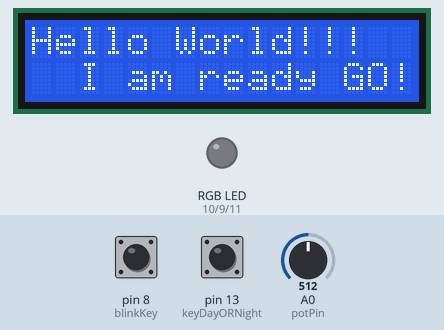
Simulated run of this sketch. Board: Arduino Uno, built with avr-gcc and run on an emulated ATmega328P. Shown: 16×2 character LCD, an RGB LED mixed from three pins (HIGH = lit). Inputs (shaded band) come from the test bench; at power-on: pin 8 (blinkKey) HIGH, A0 (potPin) = 512, pin 13 (keyDayORNight) LOW. Dim RGB values are drawn brighter than linear.

Above: at 1.2 s.
1.3 s: pin 8 (blinkKey) pulled LOW for 0.15 s
At 2.5 s:
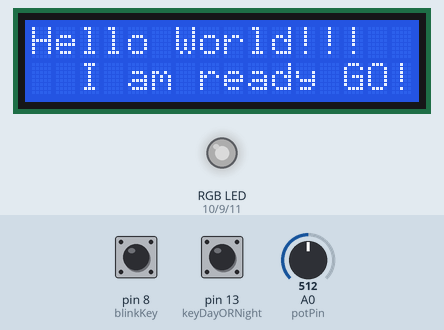
2.9 s: A0 (potPin) set to 716
At 3.4 s:
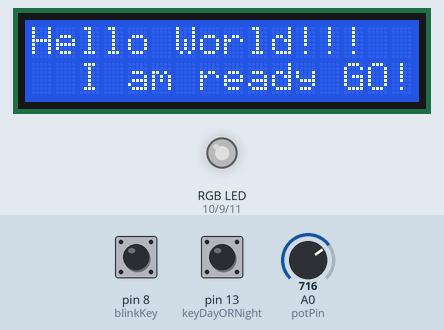
4.4 s: pin 13 (keyDayORNight) pulled HIGH for 0.15 s
At 4.47 s:
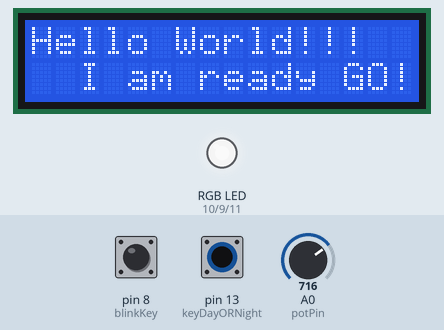
6.0 s: pin 13 (keyDayORNight) pulled HIGH for 3.2 s
At 9.5 s:
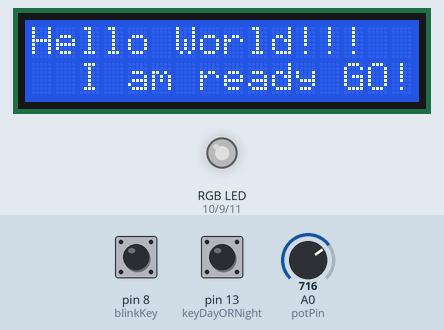
10.7 s: pin 8 (blinkKey) pulled LOW for 1 s
At 11.0 s:
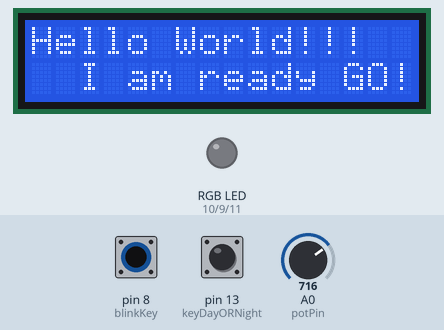
13.2 s: pin 8 (blinkKey) pulled LOW for 3.2 s
At 14.0 s:
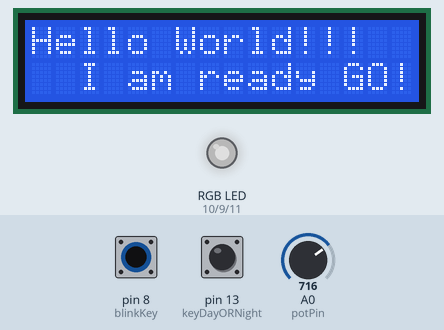
Timing chart, 0 to 16.2 s (numbered marks = the images above; inputs shaded):
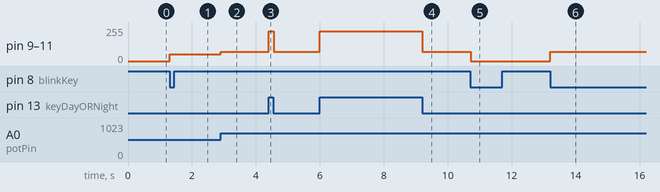

The sketch:

keyLEDKeyboard.ino
```cpp
#include <Keypad.h>
#include <Wire.h>
#include <LiquidCrystal_I2C.h>

int ledRedPin=10;//定义redLED接口
int ledBluePin=11;//定义数字blueLED接口
int ledGreenPin=9;//定义数字greenLED 接口

int keyDayORNight = 13;//定义 日夜转换按键 接口
int blinkKey = 8;

int potPin=0;//定义模拟接口0

int ledpin1=9;//定义数字接口11（PWM 输出）
int ledpin2=10;
int val = 0;
int val1=0;// 暂存来自传感器的变量数值
int val2=0;// 暂存来自传感器的变量数值
int keyDown = 0;
int blinkKeyDown = 0;
int oldBlinkKeyDown = 0;

const byte ROWS = 4;
const byte COLS = 4;
char keys[ROWS][COLS] = {
  {'1','2','3','A'},
  {'4','5','6','B'},
  {'7','8','9','C'},
  {'*','0','#','D'}
};
//byte rowPins[COLS] = {2,3,4,5};
byte rowPins[ROWS] = {6,7,8,9};
byte colPins[COLS] = {5,4,3,2};

Keypad keypad = Keypad( makeKeymap(keys), rowPins, colPins, ROWS, COLS );
boolean blink = false;
boolean dayORnight = false;

LiquidCrystal_I2C lcd(0x3f,16,2);

void setup()
{
  pinMode(ledRedPin,OUTPUT);//定义小灯接口为输出接口
  pinMode(ledBluePin,OUTPUT);//定义小灯接口为输出接口
  pinMode(ledGreenPin,OUTPUT);//定义小灯接口为输出接口

  pinMode(keyDayORNight,INPUT);//定义按键接口为输入接口
  pinMode(blinkKey,INPUT);

  pinMode(potPin,INPUT);

  Serial.begin(9600);

  digitalWrite(ledRedPin, LOW);
  digitalWrite(ledBluePin, LOW);
  digitalWrite(ledGreenPin, LOW);

  lcd.init();
  lcd.backlight();

  lcd.print("Hello World!!!");
  lcd.setCursor(2,1);
  lcd.print("I am ready GO!");


}
void loop()
{
  blinkKeyDown = digitalRead(blinkKey);
  if((blinkKeyDown == LOW)&&(oldBlinkKeyDown == HIGH))
  {
    blink = 1 - blink;
    delay(10);
  }
  oldBlinkKeyDown = blinkKeyDown;


  val=analogRead(potPin);// 读取传感器的模拟值并赋值给val
  keyDown = digitalRead(keyDayORNight);
// lcd.clear();
//  lcd.print("Day:");//显示val 变量
//  lcd.print(val1,DEC);//显示val1 变量
//  lcd.setCursor(0,1);
//  lcd.print("Night:");//显示val 变量
//  lcd.print(val2,DEC);//显示val2 变量
//  delay(500);

//  char key = keypad.getKey();
//
//  if (key != NO_KEY) {
//    Serial.println(key);
//  }

if (keyDown){
    val1 = map(val,0,1023,150,255);
    if(blink){
    analogWrite(ledRedPin,val1);// 打开LED 并设置亮度（PWM 输__________出最大值255）
    analogWrite(ledBluePin,val1);
    analogWrite(ledGreenPin,val1);
    delay(10);//延时0.01 秒
    }else{
       analogWrite(ledRedPin,0);// 打开LED 并设置亮度（PWM 输__________出最大值255）
       analogWrite(ledBluePin,0);
       analogWrite(ledGreenPin,0);
    }
  }
  else{
    val2 = map(val,0,1023,0,100);
    if(blink){
    analogWrite(ledRedPin,val2);// 打开LED 并设置亮度（PWM 输__________出最大值255）
    analogWrite(ledBluePin,val2);
    analogWrite(ledGreenPin,val2);
    delay(10);//延时0.01 秒
    }else{
       analogWrite(ledRedPin,0);// 打开LED 并设置亮度（PWM 输__________出最大值255）
       analogWrite(ledBluePin,0);
       analogWrite(ledGreenPin,0);
    }
  }
}

//void LED_YES()
//{
//  while(digitalRead(reset)==LOW)
//  {
//    digitalWrite(ledGreenPin,HIGH);
//  }
//  clear_led();
//}
//void clear_led()
//{
//  digitalWrite(ledGreenPin,LOW);
//}
```

Measured:
- after the input at 1.3 s, pin 9 (ledGreenPin), pin 10 (ledRedPin), pin 11 (ledBluePin): 0/255 → 50/255 at once
- after the input at 2.9 s, pin 9 (ledGreenPin), pin 10 (ledRedPin), pin 11 (ledBluePin): 50/255 → 69/255 at once
- after the input at 4.4 s, pin 9 (ledGreenPin), pin 10 (ledRedPin), pin 11 (ledBluePin): 69/255 → 223/255 at once, → 69/255 0.15 s later
- after the input at 6.0 s, pin 9 (ledGreenPin), pin 10 (ledRedPin), pin 11 (ledBluePin): 69/255 → 223/255 at once, → 69/255 3.2 s later
- after the input at 10.7 s, pin 9 (ledGreenPin), pin 10 (ledRedPin), pin 11 (ledBluePin): 69/255 → 0/255 at once
- after the input at 13.2 s, pin 9 (ledGreenPin), pin 10 (ledRedPin), pin 11 (ledBluePin): 0/255 → 69/255 at once
